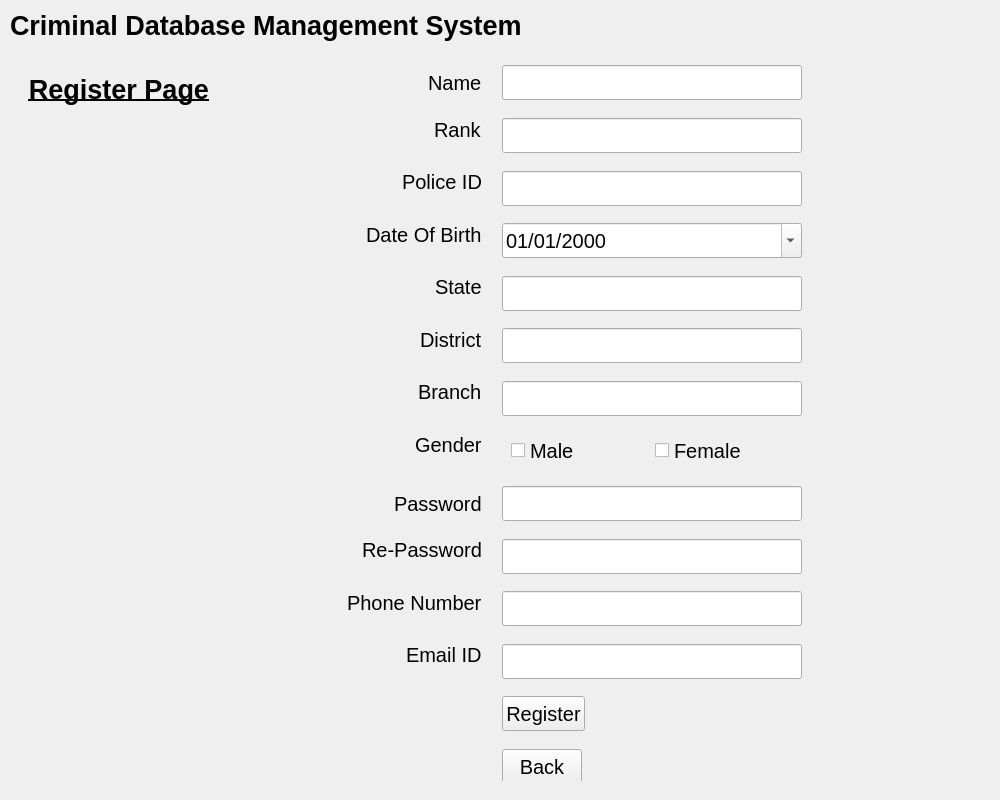
<?xml version="1.0" encoding="UTF-8"?>
<ui version="4.0">
 <class>MainWindow</class>
 <widget class="QMainWindow" name="MainWindow">
  <property name="geometry">
   <rect>
    <x>0</x>
    <y>0</y>
    <width>1000</width>
    <height>800</height>
   </rect>
  </property>
  <property name="minimumSize">
   <size>
    <width>800</width>
    <height>600</height>
   </size>
  </property>
  <property name="maximumSize">
   <size>
    <width>1920</width>
    <height>1080</height>
   </size>
  </property>
  <property name="windowTitle">
   <string>MainWindow</string>
  </property>
  <widget class="QWidget" name="registerWindow">
   <property name="maximumSize">
    <size>
     <width>1000</width>
     <height>800</height>
    </size>
   </property>
   <layout class="QVBoxLayout" name="MainLayout">
    <property name="spacing">
     <number>10</number>
    </property>
    <property name="sizeConstraint">
     <enum>QLayout::SetMaximumSize</enum>
    </property>
    <property name="leftMargin">
     <number>10</number>
    </property>
    <property name="topMargin">
     <number>10</number>
    </property>
    <property name="rightMargin">
     <number>10</number>
    </property>
    <property name="bottomMargin">
     <number>10</number>
    </property>
    <item alignment="Qt::AlignTop">
     <widget class="QLabel" name="title">
      <property name="font">
       <font>
        <pointsize>20</pointsize>
        <weight>75</weight>
        <bold>true</bold>
       </font>
      </property>
      <property name="text">
       <string>Criminal Database Management System</string>
      </property>
      <property name="margin">
       <number>0</number>
      </property>
     </widget>
    </item>
    <item>
     <widget class="QWidget" name="regWidget" native="true">
      <property name="sizePolicy">
       <sizepolicy hsizetype="Preferred" vsizetype="Preferred">
        <horstretch>0</horstretch>
        <verstretch>1</verstretch>
       </sizepolicy>
      </property>
      <layout class="QHBoxLayout" name="horizontalLayout">
       <item>
        <widget class="QWidget" name="verticalWidget" native="true">
         <layout class="QVBoxLayout" name="verticalLayout">
          <item>
           <widget class="QLabel" name="label">
            <property name="minimumSize">
             <size>
              <width>0</width>
              <height>40</height>
             </size>
            </property>
            <property name="maximumSize">
             <size>
              <width>16777215</width>
              <height>40</height>
             </size>
            </property>
            <property name="font">
             <font>
              <pointsize>20</pointsize>
              <weight>75</weight>
              <bold>true</bold>
              <underline>true</underline>
             </font>
            </property>
            <property name="text">
             <string>Register Page</string>
            </property>
            <property name="alignment">
             <set>Qt::AlignRight|Qt::AlignTrailing|Qt::AlignVCenter</set>
            </property>
           </widget>
          </item>
          <item>
           <widget class="QLabel" name="regImg">
            <property name="text">
             <string/>
            </property>
            <property name="pixmap">
             <pixmap>../.resource/regImg.svg</pixmap>
            </property>
            <property name="alignment">
             <set>Qt::AlignLeading|Qt::AlignLeft|Qt::AlignVCenter</set>
            </property>
           </widget>
          </item>
         </layout>
        </widget>
       </item>
       <item alignment="Qt::AlignHCenter|Qt::AlignVCenter">
        <widget class="QWidget" name="regFields" native="true">
         <property name="sizePolicy">
          <sizepolicy hsizetype="Expanding" vsizetype="Fixed">
           <horstretch>1</horstretch>
           <verstretch>1</verstretch>
          </sizepolicy>
         </property>
         <property name="font">
          <font>
           <pointsize>15</pointsize>
          </font>
         </property>
         <layout class="QGridLayout" name="gridLayout_2" rowstretch="0,0,0,0,0,0,0,0,0,0,0,0,0,0,0,0">
          <property name="leftMargin">
           <number>5</number>
          </property>
          <property name="topMargin">
           <number>5</number>
          </property>
          <property name="rightMargin">
           <number>5</number>
          </property>
          <property name="bottomMargin">
           <number>10</number>
          </property>
          <property name="horizontalSpacing">
           <number>20</number>
          </property>
          <property name="verticalSpacing">
           <number>30</number>
          </property>
          <item row="4" column="2">
           <widget class="QLineEdit" name="state">
            <property name="sizePolicy">
             <sizepolicy hsizetype="Preferred" vsizetype="Preferred">
              <horstretch>1</horstretch>
              <verstretch>0</verstretch>
             </sizepolicy>
            </property>
            <property name="minimumSize">
             <size>
              <width>300</width>
              <height>35</height>
             </size>
            </property>
           </widget>
          </item>
          <item row="8" column="0" alignment="Qt::AlignRight">
           <widget class="QLabel" name="passwordLabel">
            <property name="minimumSize">
             <size>
              <width>0</width>
              <height>35</height>
             </size>
            </property>
            <property name="text">
             <string>Password</string>
            </property>
           </widget>
          </item>
          <item row="5" column="2">
           <widget class="QLineEdit" name="dist">
            <property name="sizePolicy">
             <sizepolicy hsizetype="Preferred" vsizetype="Preferred">
              <horstretch>1</horstretch>
              <verstretch>0</verstretch>
             </sizepolicy>
            </property>
            <property name="minimumSize">
             <size>
              <width>300</width>
              <height>35</height>
             </size>
            </property>
           </widget>
          </item>
          <item row="3" column="0" alignment="Qt::AlignRight">
           <widget class="QLabel" name="dobLabel">
            <property name="text">
             <string>Date Of Birth</string>
            </property>
           </widget>
          </item>
          <item row="7" column="0" alignment="Qt::AlignRight">
           <widget class="QLabel" name="genLabel">
            <property name="text">
             <string>Gender</string>
            </property>
           </widget>
          </item>
          <item row="6" column="2">
           <widget class="QLineEdit" name="branch">
            <property name="sizePolicy">
             <sizepolicy hsizetype="Preferred" vsizetype="Preferred">
              <horstretch>1</horstretch>
              <verstretch>0</verstretch>
             </sizepolicy>
            </property>
            <property name="minimumSize">
             <size>
              <width>300</width>
              <height>35</height>
             </size>
            </property>
           </widget>
          </item>
          <item row="9" column="0" alignment="Qt::AlignRight">
           <widget class="QLabel" name="repassLabel">
            <property name="text">
             <string>Re-Password</string>
            </property>
           </widget>
          </item>
          <item row="0" column="2">
           <widget class="QLineEdit" name="name">
            <property name="sizePolicy">
             <sizepolicy hsizetype="Preferred" vsizetype="Preferred">
              <horstretch>1</horstretch>
              <verstretch>0</verstretch>
             </sizepolicy>
            </property>
            <property name="minimumSize">
             <size>
              <width>300</width>
              <height>35</height>
             </size>
            </property>
           </widget>
          </item>
          <item row="5" column="0" alignment="Qt::AlignRight">
           <widget class="QLabel" name="distLabel">
            <property name="text">
             <string>District</string>
            </property>
           </widget>
          </item>
          <item row="11" column="0" alignment="Qt::AlignRight">
           <widget class="QLabel" name="emailLabel">
            <property name="text">
             <string>Email ID</string>
            </property>
           </widget>
          </item>
          <item row="3" column="2">
           <widget class="QDateEdit" name="dob">
            <property name="sizePolicy">
             <sizepolicy hsizetype="Preferred" vsizetype="Preferred">
              <horstretch>1</horstretch>
              <verstretch>0</verstretch>
             </sizepolicy>
            </property>
            <property name="minimumSize">
             <size>
              <width>300</width>
              <height>35</height>
             </size>
            </property>
            <property name="dateTime">
             <datetime>
              <hour>0</hour>
              <minute>0</minute>
              <second>0</second>
              <year>2000</year>
              <month>1</month>
              <day>1</day>
             </datetime>
            </property>
            <property name="minimumDate">
             <date>
              <year>1900</year>
              <month>1</month>
              <day>1</day>
             </date>
            </property>
            <property name="currentSection">
             <enum>QDateTimeEdit::DaySection</enum>
            </property>
            <property name="displayFormat">
             <string>dd/MM/yyyy</string>
            </property>
            <property name="calendarPopup">
             <bool>true</bool>
            </property>
           </widget>
          </item>
          <item row="2" column="2">
           <widget class="QLineEdit" name="policeId">
            <property name="sizePolicy">
             <sizepolicy hsizetype="Preferred" vsizetype="Preferred">
              <horstretch>1</horstretch>
              <verstretch>0</verstretch>
             </sizepolicy>
            </property>
            <property name="minimumSize">
             <size>
              <width>300</width>
              <height>35</height>
             </size>
            </property>
           </widget>
          </item>
          <item row="4" column="0" alignment="Qt::AlignRight">
           <widget class="QLabel" name="stateLabel">
            <property name="text">
             <string>State</string>
            </property>
           </widget>
          </item>
          <item row="6" column="0" alignment="Qt::AlignRight">
           <widget class="QLabel" name="branchLabel">
            <property name="text">
             <string>Branch</string>
            </property>
           </widget>
          </item>
          <item row="1" column="2">
           <widget class="QLineEdit" name="rank">
            <property name="sizePolicy">
             <sizepolicy hsizetype="Preferred" vsizetype="Preferred">
              <horstretch>1</horstretch>
              <verstretch>0</verstretch>
             </sizepolicy>
            </property>
            <property name="minimumSize">
             <size>
              <width>300</width>
              <height>35</height>
             </size>
            </property>
           </widget>
          </item>
          <item row="14" column="2" alignment="Qt::AlignLeft">
           <widget class="QPushButton" name="regBtn">
            <property name="sizePolicy">
             <sizepolicy hsizetype="Preferred" vsizetype="Fixed">
              <horstretch>0</horstretch>
              <verstretch>0</verstretch>
             </sizepolicy>
            </property>
            <property name="minimumSize">
             <size>
              <width>0</width>
              <height>35</height>
             </size>
            </property>
            <property name="text">
             <string>Register</string>
            </property>
           </widget>
          </item>
          <item row="9" column="2">
           <widget class="QLineEdit" name="repassword">
            <property name="sizePolicy">
             <sizepolicy hsizetype="Preferred" vsizetype="Preferred">
              <horstretch>1</horstretch>
              <verstretch>0</verstretch>
             </sizepolicy>
            </property>
            <property name="minimumSize">
             <size>
              <width>300</width>
              <height>35</height>
             </size>
            </property>
            <property name="maximumSize">
             <size>
              <width>300</width>
              <height>16777215</height>
             </size>
            </property>
            <property name="echoMode">
             <enum>QLineEdit::Password</enum>
            </property>
           </widget>
          </item>
          <item row="11" column="2">
           <widget class="QLineEdit" name="emailId">
            <property name="sizePolicy">
             <sizepolicy hsizetype="Preferred" vsizetype="Preferred">
              <horstretch>1</horstretch>
              <verstretch>0</verstretch>
             </sizepolicy>
            </property>
            <property name="minimumSize">
             <size>
              <width>300</width>
              <height>35</height>
             </size>
            </property>
           </widget>
          </item>
          <item row="15" column="2" alignment="Qt::AlignLeft">
           <widget class="QPushButton" name="backBtn">
            <property name="sizePolicy">
             <sizepolicy hsizetype="Preferred" vsizetype="Fixed">
              <horstretch>0</horstretch>
              <verstretch>0</verstretch>
             </sizepolicy>
            </property>
            <property name="minimumSize">
             <size>
              <width>0</width>
              <height>35</height>
             </size>
            </property>
            <property name="text">
             <string>Back</string>
            </property>
           </widget>
          </item>
          <item row="0" column="0" alignment="Qt::AlignRight">
           <widget class="QLabel" name="nameLabel">
            <property name="minimumSize">
             <size>
              <width>0</width>
              <height>35</height>
             </size>
            </property>
            <property name="text">
             <string>Name</string>
            </property>
           </widget>
          </item>
          <item row="1" column="0" alignment="Qt::AlignRight">
           <widget class="QLabel" name="rankLabel">
            <property name="text">
             <string>Rank</string>
            </property>
           </widget>
          </item>
          <item row="8" column="2">
           <widget class="QLineEdit" name="password">
            <property name="sizePolicy">
             <sizepolicy hsizetype="Preferred" vsizetype="Preferred">
              <horstretch>1</horstretch>
              <verstretch>0</verstretch>
             </sizepolicy>
            </property>
            <property name="minimumSize">
             <size>
              <width>300</width>
              <height>35</height>
             </size>
            </property>
            <property name="maximumSize">
             <size>
              <width>300</width>
              <height>16777215</height>
             </size>
            </property>
            <property name="sizeIncrement">
             <size>
              <width>0</width>
              <height>0</height>
             </size>
            </property>
            <property name="echoMode">
             <enum>QLineEdit::Password</enum>
            </property>
           </widget>
          </item>
          <item row="10" column="0" alignment="Qt::AlignRight">
           <widget class="QLabel" name="phnoLabel">
            <property name="text">
             <string>Phone Number</string>
            </property>
           </widget>
          </item>
          <item row="2" column="0" alignment="Qt::AlignRight">
           <widget class="QLabel" name="policeIdLabel">
            <property name="text">
             <string>Police ID</string>
            </property>
           </widget>
          </item>
          <item row="10" column="2">
           <widget class="QLineEdit" name="phNo">
            <property name="sizePolicy">
             <sizepolicy hsizetype="Preferred" vsizetype="Preferred">
              <horstretch>1</horstretch>
              <verstretch>0</verstretch>
             </sizepolicy>
            </property>
            <property name="minimumSize">
             <size>
              <width>300</width>
              <height>35</height>
             </size>
            </property>
           </widget>
          </item>
          <item row="7" column="2">
           <widget class="QWidget" name="widget" native="true">
            <property name="sizePolicy">
             <sizepolicy hsizetype="Preferred" vsizetype="Preferred">
              <horstretch>1</horstretch>
              <verstretch>0</verstretch>
             </sizepolicy>
            </property>
            <property name="minimumSize">
             <size>
              <width>300</width>
              <height>35</height>
             </size>
            </property>
            <layout class="QHBoxLayout" name="horizontalLayout_3">
             <item>
              <widget class="QCheckBox" name="maleBtn">
               <property name="text">
                <string>Male</string>
               </property>
              </widget>
             </item>
             <item>
              <widget class="QCheckBox" name="femaleBtn">
               <property name="text">
                <string>Female</string>
               </property>
              </widget>
             </item>
            </layout>
           </widget>
          </item>
          <item row="8" column="3">
           <widget class="QPushButton" name="eyeBtn">
            <property name="sizePolicy">
             <sizepolicy hsizetype="Fixed" vsizetype="Fixed">
              <horstretch>0</horstretch>
              <verstretch>0</verstretch>
             </sizepolicy>
            </property>
            <property name="minimumSize">
             <size>
              <width>35</width>
              <height>35</height>
             </size>
            </property>
            <property name="maximumSize">
             <size>
              <width>35</width>
              <height>35</height>
             </size>
            </property>
            <property name="styleSheet">
             <string notr="true"/>
            </property>
            <property name="text">
             <string/>
            </property>
            <property name="icon">
             <iconset>
              <normaloff>../.resource/eyeOpen.svg</normaloff>../.resource/eyeOpen.svg</iconset>
            </property>
            <property name="iconSize">
             <size>
              <width>30</width>
              <height>30</height>
             </size>
            </property>
            <property name="flat">
             <bool>true</bool>
            </property>
           </widget>
          </item>
         </layout>
        </widget>
       </item>
      </layout>
     </widget>
    </item>
   </layout>
  </widget>
 </widget>
 <tabstops>
  <tabstop>name</tabstop>
  <tabstop>rank</tabstop>
  <tabstop>policeId</tabstop>
  <tabstop>dob</tabstop>
  <tabstop>state</tabstop>
  <tabstop>dist</tabstop>
  <tabstop>branch</tabstop>
  <tabstop>maleBtn</tabstop>
  <tabstop>femaleBtn</tabstop>
  <tabstop>password</tabstop>
  <tabstop>eyeBtn</tabstop>
  <tabstop>repassword</tabstop>
  <tabstop>phNo</tabstop>
  <tabstop>emailId</tabstop>
  <tabstop>regBtn</tabstop>
  <tabstop>backBtn</tabstop>
 </tabstops>
 <resources/>
 <connections/>
</ui>
